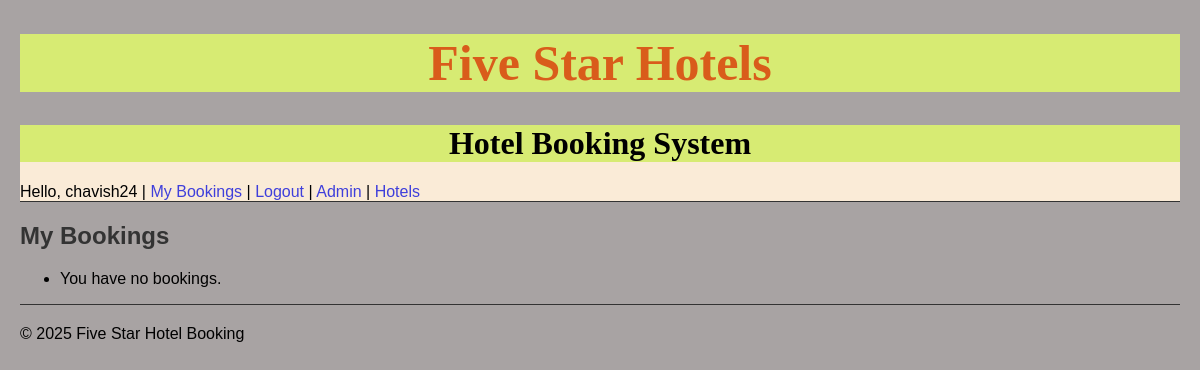
The page /reservations/my-bookings/ (signed in) on the database as committed earlier.
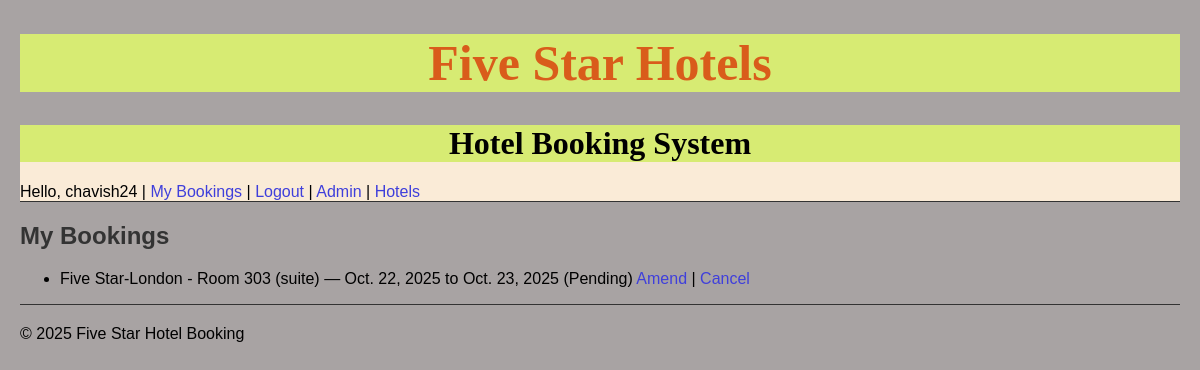
The same page on the database as committed later.
### booking/models.py (models this page shows, shortened)
class Booking(models.Model):
    user = models.ForeignKey(settings.AUTH_USER_MODEL, on_delete=models.CASCADE)
    room = models.ForeignKey(Room, on_delete=models.CASCADE)
    check_in = models.DateField()
    check_out = models.DateField()
    created_at = models.DateTimeField(auto_now_add=True)
    updated_at = models.DateTimeField(auto_now=True)
    is_active = models.BooleanField(default=True)
    amount = models.DecimalField(max_digits=8, decimal_places=2, default=0.00)
    payment_status = models.CharField(max_length=20, default='Pending')
    payment_id = models.CharField(max_length=100, blank=True, null=True)
    notes = models.TextField(blank=True, null=True)

class Room(models.Model):
    ROOM_TYPES = [
        ('single', 'Single'),
        ('double', 'Double'),
        ('suite', 'Suite'),
        ('family', 'Family'),
    ]
    hotel = models.ForeignKey(Hotel, on_delete=models.CASCADE, related_name='rooms')
    room_number = models.CharField(max_length=10)
    room_type = models.CharField(max_length=10, choices=ROOM_TYPES)
    price_per_night = models.DecimalField(max_digits=6, decimal_places=2)
    is_available = models.BooleanField(default=True)
    def __str__(self):
        return f"{self.hotel.name} - Room {self.room_number} ({self.room_type})"

class Hotel(models.Model):
    name = models.CharField(max_length=100)
    location = models.CharField(max_length=100)
    description = models.TextField()

### reservations/views.py (the view)
# urls.py: path('my-bookings/', views.my_bookings, name='my_bookings'),
@login_required
def my_bookings(request):
    bookings = Booking.objects.filter(user=request.user).select_related('room').order_by('-check_in')
    return render(request, 'reservations/my_bookings.html', {'bookings': bookings})

### reservations/templates/reservations/my_bookings.html
{% extends 'base.html' %}
{% block content %}
<h2>My Bookings</h2>
<ul>
  {% for booking in bookings %}
    <li>
      {{ booking.room }} — {{ booking.check_in }} to {{ booking.check_out }}
      ({{ booking.payment_status }})
      {% if booking.is_active %}
        <a href="{% url 'amend_booking' booking.id %}">Amend</a> |
        <a href="{% url 'cancel_booking' booking.id %}">Cancel</a>
      {% else %}
        <em>Cancelled</em>
      {% endif %}
    </li>
  {% empty %}
    <li>You have no bookings.</li>
  {% endfor %}
</ul>
{% endblock %}

Rows that differ between the two databases and show on the page:
added Booking: room "Five Star-London - Room 303 (suite)", check_in "Oct. 22, 2025", check_out "Oct. 23, 2025", payment_status "Pending", is_active "Amend"
Other text that changed with them:
text no longer shown: "You have no bookings."
